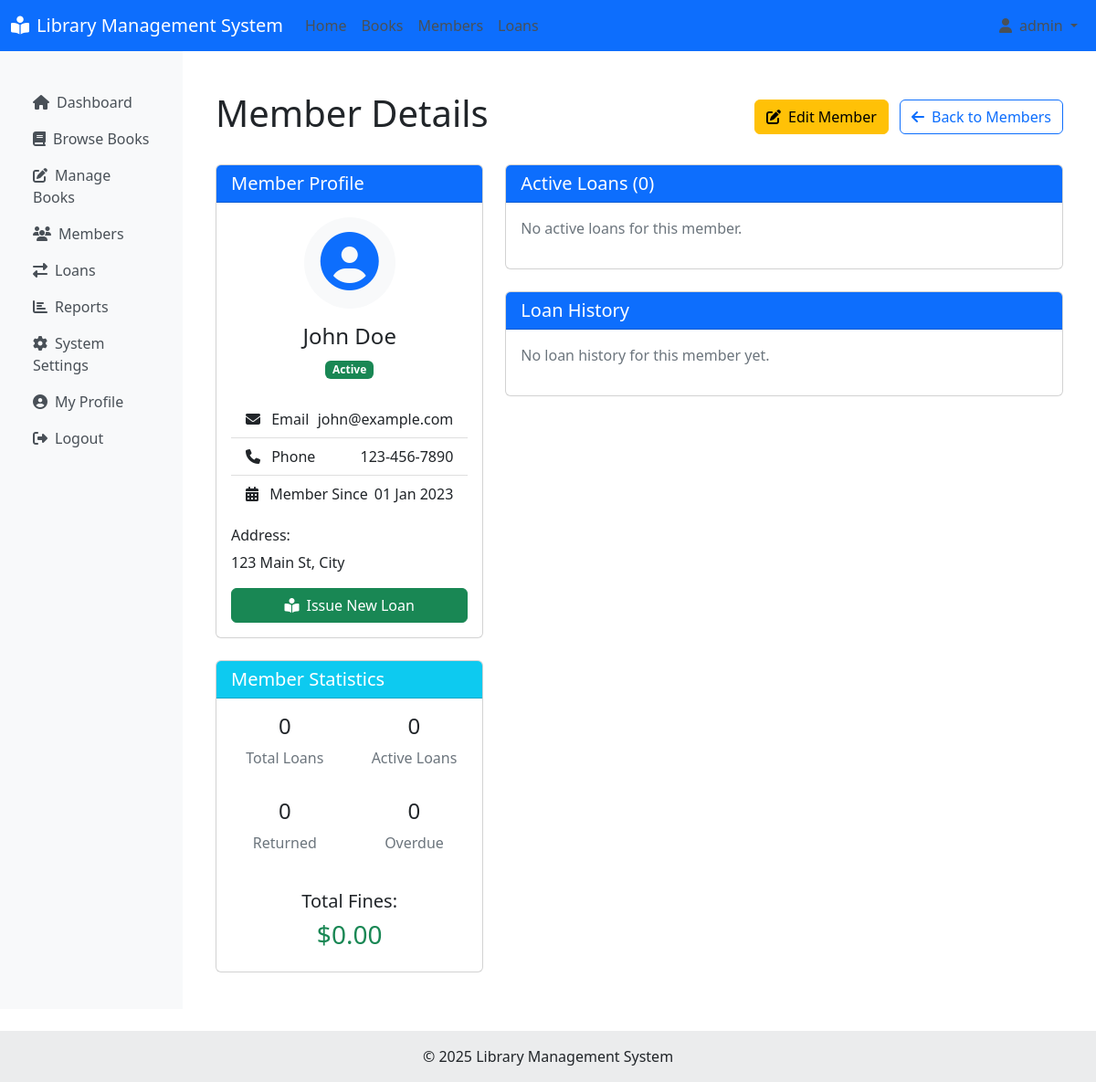
Page /member_detail.php?id=1 (signed in) on the committed database.
### tables this page shows
CREATE TABLE members (
    id INT AUTO_INCREMENT PRIMARY KEY,
    first_name VARCHAR(50) NOT NULL,
    last_name VARCHAR(50) NOT NULL,
    email VARCHAR(100) NOT NULL UNIQUE,
    phone VARCHAR(20),
    address TEXT,
    membership_date DATE NOT NULL,
    membership_status ENUM('active', 'expired', 'suspended') DEFAULT 'active',
    user_id INT,
    created_at TIMESTAMP DEFAULT CURRENT_TIMESTAMP,
    FOREIGN KEY (user_id) REFERENCES users(id) ON DELETE SET NULL
);

### models/Member.php (called while the page is built, shortened)
<?php
class Member {
    private $conn;
    private $table_name = "members";
    public $id;
    public function __construct($db) {
        $this->conn = $db;
    }
    public function readOne() {
        $query = "SELECT * FROM " . $this->table_name . " WHERE id = ? LIMIT 1";
        $stmt = $this->conn->prepare($query);
        $stmt->bindParam(1, $this->id);
        $stmt->execute();
        $row = $stmt->fetch(PDO::FETCH_ASSOC);
        if ($row) {
            $this->first_name = $row['first_name'];
            $this->last_name = $row['last_name'];
            $this->email = $row['email'];
            $this->phone = $row['phone'];
            $this->address = $row['address'];
            $this->membership_date = $row['membership_date'];
            $this->membership_status = $row['membership_status'];
            return true;
        }
        return false;
    }
}

### models/Loan.php (called while the page is built, shortened)
<?php
class Loan {
    private $conn;
    private $table_name = "loan_history";
    public function __construct($db) {
        $this->conn = $db;
    }
    public function getMemberActiveLoans($member_id) {
        $query = "SELECT l.*, b.title as book_title
                  FROM " . $this->table_name . " l
                  LEFT JOIN books b ON l.book_id = b.id
                  WHERE l.member_id = ? AND l.status = 'checked_out'
                  ORDER BY l.due_date ASC";
        $stmt = $this->conn->prepare($query);
        $stmt->bindParam(1, $member_id);
        $stmt->execute();
        return $stmt;
    }
    public function getMemberLoanHistory($member_id) {
        $query = "SELECT l.*, b.title as book_title
                  FROM " . $this->table_name . " l
                  LEFT JOIN books b ON l.book_id = b.id
                  WHERE l.member_id = ?
                  ORDER BY l.checkout_date DESC";
        $stmt = $this->conn->prepare($query);
        $stmt->bindParam(1, $member_id);
        $stmt->execute();
        return $stmt;
    }
}

### member_detail.php (the view, shortened to what this page needs)
<?php
include_once 'includes/header.php';
require_once 'models/Member.php';
require_once 'models/Loan.php';
$database = new Database();
$db = $database->getConnection();
$member_id = isset($_GET['id']) ? (int)$_GET['id'] : 0;
$member = new Member($db);
$member->id = $member_id;
$found = $member->readOne();
$loan = new Loan($db);
$active_loans_stmt = $loan->getMemberActiveLoans($member_id);
$active_loans = $active_loans_stmt->fetchAll(PDO::FETCH_ASSOC);
$loan_history_stmt = $loan->getMemberLoanHistory($member_id);
$loan_history = $loan_history_stmt->fetchAll(PDO::FETCH_ASSOC);
$total_loans = count($loan_history);
$active_loans_count = count($active_loans);
$returned_loans = array_filter($loan_history, function($loan) {
    return $loan['status'] == 'returned';
});
$returned_count = count($returned_loans);
$overdue_loans = array_filter($loan_history, function($loan) {
    return $loan['status'] == 'overdue';
});
$overdue_count = count($overdue_loans);
$total_fines = 0;
?>
<div class="container mt-4">
    <div class="d-flex justify-content-between align-items-center mb-4">
        <h1>Member Details</h1>
        <div>
            <button class="btn btn-warning" type="button" data-bs-toggle="collapse" data-bs-target="#editMemberForm">
                <i class="fas fa-edit me-2"></i>Edit Member
            </button>
            <a href="members.php" class="btn btn-outline-primary ms-2">
                <i class="fas fa-arrow-left me-2"></i>Back to Members
            </a>
        </div>
    </div>
    <div class="row">
        <div class="col-md-4">
            <div class="card mb-4">
                <div class="card-header bg-primary text-white">
                    <h5 class="mb-0">Member Profile</h5>
                </div>
                <div class="card-body">
                    <div class="text-center mb-4">
                        <div class="avatar bg-light p-3 rounded-circle mx-auto mb-3" style="width: 100px; height: 100px;">
                            <i class="fas fa-user-circle fa-4x text-primary"></i>
                        </div>
                        <h4><?php echo htmlspecialchars($member->first_name . ' ' . $member->last_name); ?></h4>
                        <span class="badge <?php echo $member->membership_status == 'active' ? 'bg-success' : ($member->membership_status == 'expired' ? 'bg-danger' : 'bg-warning text-dark'); ?>">
                            <?php echo ucfirst($member->membership_status); ?>
                        </span>
                    </div>
                    <ul class="list-group list-group-flush">
                        <li class="list-group-item d-flex justify-content-between align-items-center">
                            <span><i class="fas fa-envelope me-2"></i> Email</span>
                            <span><?php echo htmlspecialchars($member->email); ?></span>
                        </li>
                        <li class="list-group-item d-flex justify-content-between align-items-center">
                            <span><i class="fas fa-phone me-2"></i> Phone</span>
                            <span><?php echo htmlspecialchars($member->phone); ?></span>
                        </li>
                        <li class="list-group-item d-flex justify-content-between align-items-center">
                            <span><i class="fas fa-calendar-alt me-2"></i> Member Since</span>
                            <span><?php echo date('d M Y', strtotime($member->membership_date)); ?></span>
                        </li>
                    </ul>
                    <div class="mt-3">
                        <h6>Address:</h6>
                        <p><?php echo nl2br(htmlspecialchars($member->address)); ?></p>
                    </div>
                    <div class="d-grid gap-2 mt-3">
                        <a href="loans.php?action=add&member_id=<?php echo $member->id; ?>" class="btn btn-success">
                            <i class="fas fa-book-reader me-2"></i>Issue New Loan
                        </a>
                    </div>
                </div>
            </div>
            <div class="card">
                <div class="card-header bg-info text-white">
                    <h5 class="mb-0">Member Statistics</h5>
                </div>
                <div class="card-body">
                    <div class="row text-center">
                        <div class="col-6 mb-3">
                            <h2 class="h4"><?php echo $total_loans; ?></h2>
                            <p class="text-muted">Total Loans</p>
                        </div>
                        <div class="col-6 mb-3">
                            <h2 class="h4"><?php echo $active_loans_count; ?></h2>
                            <p class="text-muted">Active Loans</p>
                        </div>
                        <div class="col-6 mb-3">
                            <h2 class="h4"><?php echo $returned_count; ?></h2>
                            <p class="text-muted">Returned</p>
                        </div>
                        <div class="col-6 mb-3">
                            <h2 class="h4"><?php echo $overdue_count; ?></h2>
                            <p class="text-muted">Overdue</p>
                        </div>
                    </div>
                    <div class="text-center mt-2">
                        <h5>Total Fines:</h5>
                        <h3 class="<?php echo $total_fines > 0 ? 'text-danger' : 'text-success'; ?>">
                            $<?php echo number_format($total_fines, 2); ?>
                        </h3>
                    </div>
                </div>
            </div>
        </div>
        <div class="col-md-8">
            <div class="card mb-4">
                <div class="card-header bg-primary text-white">
                    <h5 class="mb-0">Active Loans (<?php echo $active_loans_count; ?>)</h5>
                </div>
                <div class="card-body">
                    <?php if ($active_loans_count > 0): ?>
                    <div class="table-responsive">
                        <table class="table table-hover">
                            <thead>
                                <tr>
                                    <th>Book Title</th>
                                    <th>Checkout Date</th>
                                    <th>Due Date</th>
                                    <th>Status</th>
                                    <th>Actions</th>
                                </tr>
                            </thead>
                            <tbody>
                                <?php foreach($active_loans as $loan): ?>
                                <tr>
                                    <td>
                                        <a href="book_detail.php?id=<?php echo $loan['book_id']; ?>"><?php echo htmlspecialchars($loan['book_title']); ?></a>
                                    </td>
                                    <td><?php echo date('d M Y', strtotime($loan['checkout_date'])); ?></td>
                                    <td><?php echo date('d M Y', strtotime($loan['due_date'])); ?></td>
                                    <td>
                                        <?php
                                        $today = new DateTime();
                                        $due_date = new DateTime($loan['due_date']);
                                        $days_left = $today->diff($due_date)->format("%r%a");
                                        if ($days_left < 0) {
                                            echo '<span class="badge bg-danger">Overdue by ' . abs($days_left) . ' days</span>';
                                        } elseif ($days_left <= 3) {
                                            echo '<span class="badge bg-warning text-dark">' . $days_left . ' days left</span>';
                                        } else {
                                            echo '<span class="badge bg-success">' . $days_left . ' days left</span>';
                                        }
                                        ?>
                                    </td>
                                    <td>
                                        <a href="loans.php?action=return&id=<?php echo $loan['id']; ?>" class="btn btn-sm btn-success" onclick="return confirm('Confirm return of this book?')">
                                            <i class="fas fa-undo"></i> Return
                                        </a>
                                    </td>
                                </tr>
                                <?php endforeach; ?>
                            </tbody>
                        </table>
                    </div>
                    <?php else: ?>
                    <p class="text-muted">No active loans for this member.</p>
                    <?php endif; ?>
                </div>
            </div>
            <div class="card">
                <div class="card-header bg-primary text-white">
                    <h5 class="mb-0">Loan History</h5>
                </div>
                <div class="card-body">
                    <?php if ($total_loans > 0): ?>
                    <div class="table-responsive">
                        <table class="table table-hover">
                            <thead>
                                <tr>
                                    <th>Book Title</th>
                                    <th>Checkout Date</th>
                                    <th>Due Date</th>
                                    <th>Return Date</th>
                                    <th>Status</th>
                                    <th>Fine</th>
                                </tr>
                            </thead>
                            <tbody>
                                <?php
                                usort($loan_history, function($a, $b) {
                                    return strtotime($b['checkout_date']) - strtotime($a['checkout_date']);
                                });
                                foreach($loan_history as $loan):
                                ?>
                                <tr>
                                    <td>
                                        <a href="book_detail.php?id=<?php echo $loan['book_id']; ?>"><?php echo htmlspecialchars($loan['book_title']); ?></a>
                                    </td>
                                    <td><?php echo date('d M Y', strtotime($loan['checkout_date'])); ?></td>
                                    <td><?php echo date('d M Y', strtotime($loan['due_date'])); ?></td>
                                    <td>
                                        <?php if (!empty($loan['return_date'])): ?>
                                        <?php echo date('d M Y', strtotime($loan['return_date'])); ?>
                                        <?php else: ?>
                                        -
                                        <?php endif; ?>
                                    </td>
                                    <td>
                                        <?php
                                        $status_class = '';
                                        switch($loan['status']) {
                                            case 'checked_out':
                                                $status_class = 'bg-warning text-dark';
                                                $status_text = 'Checked Out';
                                                break;
                                            case 'returned':
                                                $status_class = 'bg-success';
                                                $status_text = 'Returned';
                                                break;
                                            case 'overdue':
                                                $status_class = 'bg-danger';
                                                $status_text = 'Overdue';
                                                break;
                                            default:
                                                $status_class = 'bg-secondary';
                                                $status_text = ucfirst($loan['status']);
                                        }
                                        ?>
                                        <span class="badge <?php echo $status_class; ?>">
                                            <?php echo $status_text; ?>
                                        </span>
                                    </td>
                                    <td>
                                        <?php if ($loan['fine'] > 0): ?>
                                        <span class="text-danger">$<?php echo number_format($loan['fine'], 2); ?></span>
                                        <?php else: ?>
                                        -
                                        <?php endif; ?>
                                    </td>
                                </tr>
                                <?php endforeach; ?>
                            </tbody>
                        </table>
                    </div>
                    <?php else: ?>
                    <p class="text-muted">No loan history for this member yet.</p>
                    <?php endif; ?>
                </div>
            </div>
        </div>
    </div>
</div>
<?php
include_once 'includes/footer.php';
?>

### includes/header.php (style rules this page uses)
.card { margin-bottom: 20px; }

### rows in the picture
members: first_name+last_name "John Doe", membership_status "Active", email "john@example.com", phone "123-456-7890", membership_date "01 Jan 2023", address "123 Main St, City"

### other values in the picture
$total_loans "0"
$active_loans_count "0"
$returned_count "0"
$overdue_count "0"
$total_fines "0.00"
